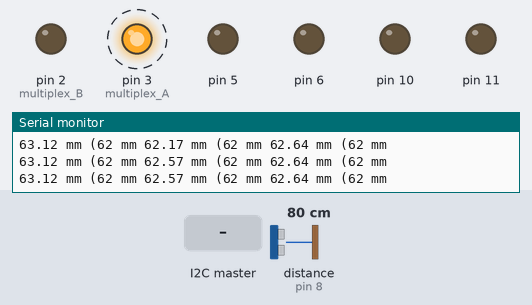
Recording of a sketch running on a simulated Arduino Uno, built with avr-gcc and run on an emulated ATmega328P. On the bench: output pins drawn as LEDs (lit = HIGH), the last lines printed to the serial monitor. Wiring (inferred from the names in the program): ultrasonic range finder: trigger pin 7; echo pin 8. Dashed ring = blinking. The inputs (shaded band) are chosen by the test bench; at power-on: distance to the obstacle (sensor on pin 8) 80 cm. The echo pulse lasts 58.3 µs per cm; pins used as bus, display or sensor lines are not drawn.

Above: at 1.6 s.
1.7 s: distance to the obstacle (sensor on pin 8) set to 37 cm
At 2.05 s:
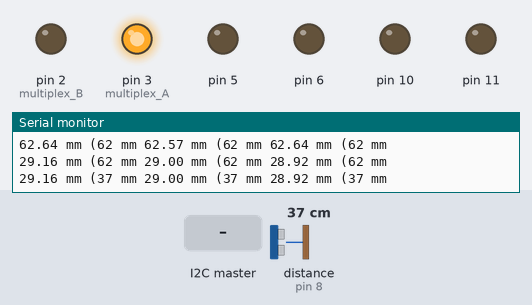
4.7 s: the I2C master sends the byte 0
At 5.03 s:
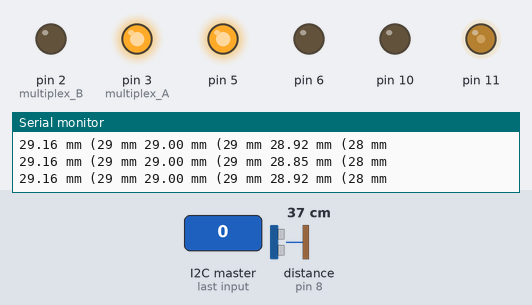
7.7 s: distance to the obstacle (sensor on pin 8) set to 250 cm
At 8.25 s:
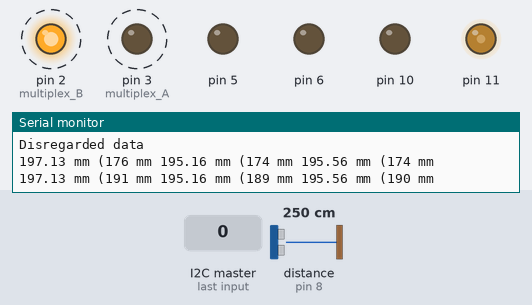
10.7 s: distance to the obstacle (sensor on pin 8) set to 2 cm
At 11.33 s:
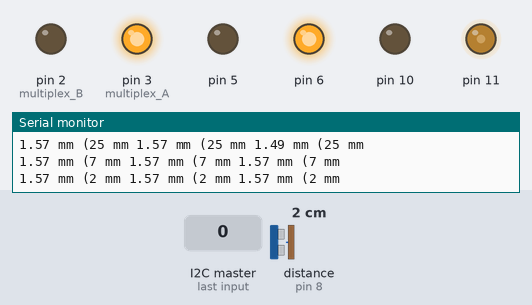
13.7 s: distance to the obstacle (sensor on pin 8) set to 4 cm
At 14.25 s:
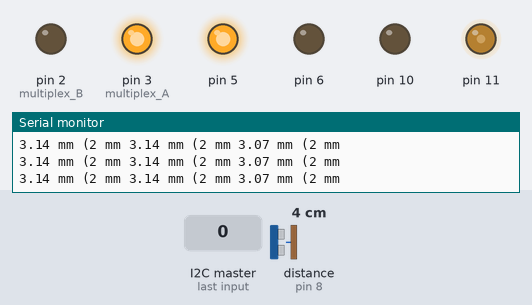
16.7 s: distance to the obstacle (sensor on pin 8) set to 43 cm
Timing chart, 0 to 19.7 s (numbered marks = the images above; inputs shaded):
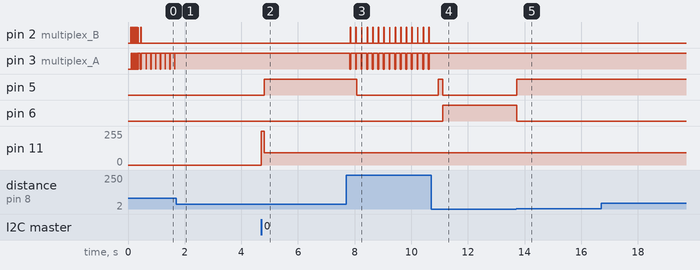

The sketch:

arduinosend.ino
```cpp
#include <Wire.h>

int turn_direction = 0; // 0 means hypothetical middle, 1: right, -1:left
unsigned int turn_intensity = 0; // the intensity of the turn

unsigned char value;
unsigned int timerertek;
double tavolsag[] = {0, 0, 0};
int echo[4] = {4, 14, 16};
int trigger[4] = {0, 12, 5};
int multiplex_B = 2;
int multiplex_A = 3;
int trigger_common = 7;
int echo_common = 8;
char url[50];
int distance_average[4] = {0, 0, 0};
int doWork = 1;
int stopped = 0;

void setup()
  {
  Serial.begin(9600);
  Serial.println("Starting setup");

  Wire.begin(11);                // join i2c bus with address #8
  Wire.onRequest(requestEvent); // register event
  Wire.onReceive(receiveEvent); // register event

  int left_right_distance_delta = 0;
  int turn_direction = 0;
  unsigned int turn_intensity = 0;

  Serial.println("Initializing trigger/echo pins");
    // put your setup code here, to run once:
  Serial.println("Setting pins");
  pinMode(multiplex_B, OUTPUT);     //B
  pinMode(multiplex_A, OUTPUT);     //A

  pinMode(5, OUTPUT);
  pinMode(6, OUTPUT);
  pinMode(10, OUTPUT);
  pinMode(11, OUTPUT);

  pinMode(trigger_common, OUTPUT);     //TRIGGER COMMON
  pinMode(echo_common, INPUT);      //ECHO COMMON


  Serial.println("Trigger/echo pin initialization complete");
  Serial.println("Initializing distance average array validator");
  init_validator();
  Serial.println("Distance average array initialized");

  Serial.println("Setup complete");
}

void init_validator() {
  int i, j;
  multiplexed_reading();
  for (i = 0; i < 5; i++) {
    multiplexed_reading();
    distance_average[j] = (distance_average[j] + tavolsag[j]) / 2;
  }
}

void read_sensor(int sensorNumber)
  {
      digitalWrite(trigger_common, HIGH);
      delayMicroseconds(10);
      //10 us is the trigger pulse
      digitalWrite(trigger_common, LOW);

      value = 0;                                  //waiting for logical 1 on this variable
      while (value != 1)                          //initial pulse, we start measuring after
        value = digitalRead(echo_common);

      timerertek = 0;                             //counter measuring time
      while ((value != 0)&&(timerertek <= 40000))
      {
        value = digitalRead(echo_common);
        timerertek++;
        delayMicroseconds(1);
      }
      if (timerertek>40000){
        Serial.println("reached over");
      }

      //we calibrated this with measurements
      tavolsag[sensorNumber] = timerertek * 0.0786;
}

void output_sensors(int sensorNumber){
  Serial.print(tavolsag[sensorNumber]);
  Serial.print(" mm (");
  Serial.print(distance_average[sensorNumber]);
  Serial.print(" mm ");
}

bool disregard_invalid_data() {
  bool disregard = false;
  int i;
  for (i = 0; i < 3; i++) {
    if (tavolsag[i] < 1000){
      if (tavolsag[i] < 300) {
        if ( abs(tavolsag[i] - distance_average[i]) > 150 ) {
          distance_average[i] = (distance_average[i] + tavolsag[i]) / 2;
          disregard = true;
        }
        distance_average[i] = (((distance_average[i] + tavolsag[i]) / 2) + tavolsag[i]) / 2;
      } else {
        distance_average[i] = (distance_average[i] + tavolsag[i]) / 2;
      }
    }
  }
  return disregard;
}

void multiplexed_reading(){
 //Serial.print("Left: ");
 digitalWrite(multiplex_A, LOW);
 digitalWrite(multiplex_B, LOW);
 read_sensor(0);
 output_sensors(0);

 //Serial.print("Center: ");
 digitalWrite(multiplex_A, LOW);
 digitalWrite(multiplex_B, HIGH);
 read_sensor(1);
 output_sensors(1);

 //Serial.print("Right: ");
 digitalWrite(multiplex_A, HIGH);
 digitalWrite(multiplex_B, LOW);
 read_sensor(2);
 output_sensors(2);
 Serial.println();
}

void decide(int* turn_direction, unsigned int* turn_intensity) {
  *turn_intensity = 255;

  if (tavolsag[1] > 40){
    if (tavolsag[0] < 20) {
      *turn_direction = 1;
    }
    else {
      if (tavolsag[2] < 20){
        *turn_direction = -1;
      }
      else {

        if (tavolsag[0] > 40 && tavolsag[2] > 40)
          *turn_direction = 0;
        else{
          if (tavolsag[0] > tavolsag[2]){
            *turn_direction = -1;
            *turn_intensity = 200;
          }else{
            *turn_direction = 1;
            *turn_intensity = 200;
          }
        }
      }
    }
  }else {
    if (tavolsag[0] > tavolsag[2]){
            *turn_direction = -1;
    }else{
            *turn_direction = 1;
    }
  }
}

void apply_decisions(int turn_direction, int turn_intensity){
  if (doWork == 0){
    if (stopped==0){
      analogWrite(11,255);
      stopped = 1;
      delay(100);
    }
    int turn_mitigation = 0;
    if (turn_intensity > 200){
      turn_mitigation = 23;
    }
    analogWrite(11,70 + turn_mitigation);
    digitalWrite(10,LOW);

    switch (turn_direction) {
      case -1:
        digitalWrite(6,LOW);
        analogWrite(5,turn_intensity);
        break;
      case 0:
        digitalWrite(6,LOW);
        digitalWrite(5,LOW);
        break;
      case 1:
        analogWrite(6,turn_intensity);
        digitalWrite(5,LOW);
        break;
    }
  }else{
     digitalWrite(10,LOW);
     digitalWrite(11,LOW);
     digitalWrite(6,LOW);
     digitalWrite(5,LOW);
     stopped = 0;
  }
}

// function that executes whenever data is requested by master
// this function is registered as an event, see setup()
void requestEvent() {
  Wire.write(distance_average[0]); // lower byte
  Wire.write(distance_average[0]>>8); // upper byte

  Wire.write(distance_average[1]); // lower byte
  Wire.write(distance_average[1]>>8); // upper byte

  Wire.write(distance_average[2]); // lower byte
  Wire.write(distance_average[2]>>8); // upper byte
}

void receiveEvent(int howMany) {
  int x = Wire.read();    // receive byte as an integer
  doWork = x;
}

void loop() {
  multiplexed_reading();
  bool disregard = disregard_invalid_data();
  if (!disregard) {
    decide(&turn_direction, &turn_intensity);
    apply_decisions(turn_direction, turn_intensity);

  } else {
    Serial.println("Disregarded data");
  }
  delay(150);
}
```

Measured:
- the behaviour switches between 2 and 3 cm on distance to the obstacle (sensor on pin 8) (found by bisection; images 4 and 5)
- after the input at 1.7 s, pin 3 (multiplex_A): stops changing and stays HIGH
- after the input at 4.7 s, pin 5: LOW → HIGH after 0.10 s; pin 11: 0/255 → 255/255 at once, → 93/255 0.10 s later
- after the input at 7.7 s, pin 2 (multiplex_B): alternates HIGH for 0.02 s and LOW for 0.18 s, starting after 0.15 s; pin 3 (multiplex_A): alternates HIGH for 0.17 s and LOW for 0.03 s, starting after 0.13 s; pin 5: HIGH → LOW after 0.38 s
- after the input at 10.7 s, pin 2 (multiplex_B): stops changing and stays LOW; pin 3 (multiplex_A): stops changing and stays HIGH; pin 5: LOW → HIGH after 0.26 s, → LOW 0.15 s later; pin 6: LOW → HIGH after 0.41 s
- after the input at 13.7 s, pin 5: LOW → HIGH at once; pin 6: HIGH → LOW at once
- by itself, pin 2 (multiplex_B): alternates HIGH for 0.02 s and LOW for 0.03 s, 13 changes in all, then stays LOW
